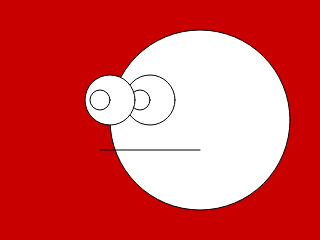
Frame 1 (no input)
Frame 60 (no input): identical to frame 1, image omitted
Frame 120 (the mouse pressed at the canvas centre since frame 60): identical to frame 1, image omitted

The p5.js sketch that drew this single still picture (run headless with seeded random() and noise() and a simulated clock; from frame 60 on, the mouse is pressed at the canvas centre):

// p5.js sketch
// ── sketch.js
function setup() {
  createCanvas(320, 240);
}

function draw() {
  background(200 , 0 , 0);
circle(200, 120, 180);
  circle(150, 100, 50)
  circle(140, 100, 20)
  circle(110, 100, 50)
  circle(100, 100, 20)
  line(100, 150, 200, 150);
  arc(150, 100, 20, 100, 0);
  }
